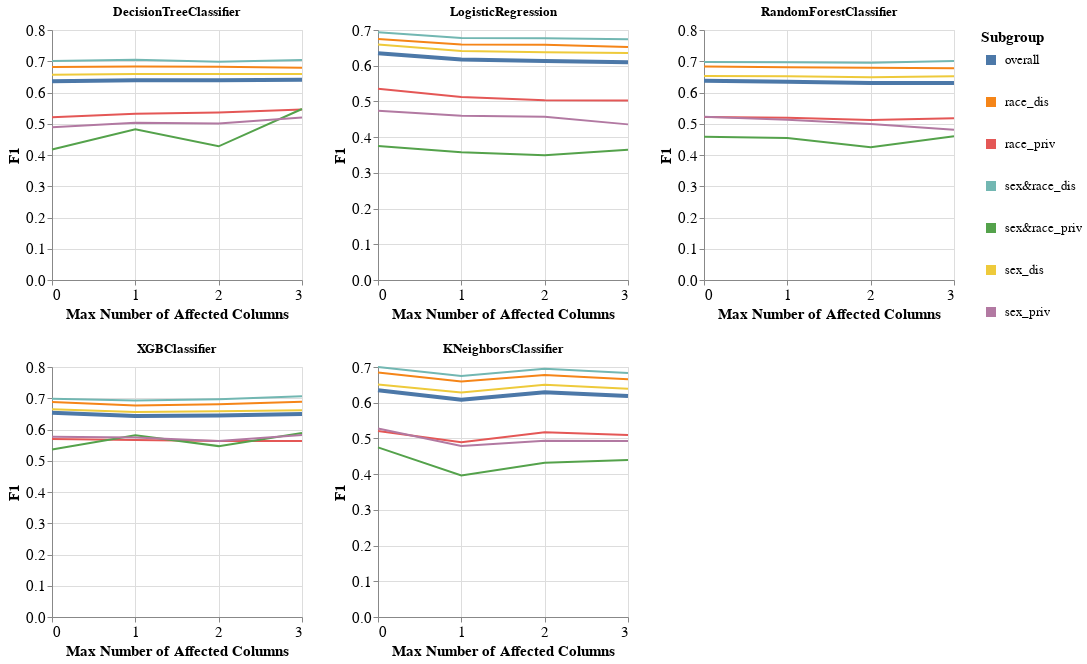

The notebook cell saved with this chart:
### Code cell
visualizer.create_subgroups_grid_pct_lines_per_model_plot(subgroup_metric='F1',
                                                          target_preprocessing_technique=PREPROCESSING_TECHNIQUES[0],
                                                          model_names=MODEL_NAMES,
                                                          mode='max_num_columns')

### Figure 1 — Vega-Lite specification as saved in the notebook (floating-point values rounded to 4 significant figures)
{"config": {"view": {"continuousWidth": 400, "continuousHeight": 300}, "axis": {"labelFontSize": 15, "titleFontSize": 15}, "legend": {"labelFontSize": 13, "symbolStrokeWidth": 10, "titleFontSize": 15}}, "vconcat": [{"hconcat": [{"mark": "line", "encoding": {"color": {"field": "Subgroup", "type": "nominal"}, "strokeWidth": {"condition": {"value": 4, "test": "datum.Subgroup == 'overall'"}, "value": 2}, "x": {"axis": {"tickMinStep": 1}, "field": "Percentage", "title": "Max Number of Affected Columns", "type": "quantitative"}, "y": {"field": "Metric_Value", "title": "F1", "type": "quantitative"}}, "height": 250, "title": "DecisionTreeClassifier", "width": 250}, {"data": {"name": "data-431117b4a1ca21284cf7bb039456cb0f"}, "mark": "line", "encoding": {"color": {"field": "Subgroup", "type": "nominal"}, "strokeWidth": {"condition": {"value": 4, "test": "datum.Subgroup == 'overall'"}, "value": 2}, "x": {"axis": {"tickMinStep": 1}, "field": "Percentage", "title": "Max Number of Affected Columns", "type": "quantitative"}, "y": {"field": "Metric_Value", "title": "F1", "type": "quantitative"}}, "height": 250, "title": "LogisticRegression", "width": 250}, {"data": {"name": "data-0c5f6f311485711b601f766335357ad8"}, "mark": "line", "encoding": {"color": {"field": "Subgroup", "type": "nominal"}, "strokeWidth": {"condition": {"value": 4, "test": "datum.Subgroup == 'overall'"}, "value": 2}, "x": {"axis": {"tickMinStep": 1}, "field": "Percentage", "title": "Max Number of Affected Columns", "type": "quantitative"}, "y": {"field": "Metric_Value", "title": "F1", "type": "quantitative"}}, "height": 250, "title": "RandomForestClassifier", "width": 250}]}, {"hconcat": [{"mark": "line", "encoding": {"color": {"field": "Subgroup", "type": "nominal"}, "strokeWidth": {"condition": {"value": 4, "test": "datum.Subgroup == 'overall'"}, "value": 2}, "x": {"axis": {"tickMinStep": 1}, "field": "Percentage", "title": "Max Number of Affected Columns", "type": "quantitative"}, "y": {"field": "Metric_Value", "title": "F1", "type": "quantitative"}}, "height": 250, "title": "XGBClassifier", "width": 250}, {"data": {"name": "data-d0641bbd0b0a11ca1c606caff24e0208"}, "mark": "line", "encoding": {"color": {"field": "Subgroup", "type": "nominal"}, "strokeWidth": {"condition": {"value": 4, "test": "datum.Subgroup == 'overall'"}, "value": 2}, "x": {"axis": {"tickMinStep": 1}, "field": "Percentage", "title": "Max Number of Affected Columns", "type": "quantitative"}, "y": {"field": "Metric_Value", "title": "F1", "type": "quantitative"}}, "height": 250, "title": "KNeighborsClassifier", "width": 250}], "data": {"name": "data-f7e2e073ed5cd5208aea42a5d7fbf140"}}], "data": {"name": "data-63ab37a152e977701d5d34c0735a9622"}, "$schema": "https://vega.github.io/schema/vega-lite/v4.17.0.json", "datasets": {"data-63ab37a152e977701d5d34c0735a9622": [{"Model_Name": "DecisionTreeClassifier", "Test_Set_Index": 0.0, "Metric": "F1", "Subgroup": "overall", "Num_Estimators": 200.0, "Metric_Value": 0.6362, "Percentage": 0.0}, {"Model_Name": "DecisionTreeClassifier", "Test_Set_Index": 0.0, "Metric": "F1", "Subgroup": "race_dis", "Num_Estimators": 200.0, "Metric_Value": 0.6819, "Percentage": 0.0}, {"Model_Name": "DecisionTreeClassifier", "Test_Set_Index": 0.0, "Metric": "F1", "Subgroup": "race_priv", "Num_Estimators": 200.0, "Metric_Value": 0.521, "Percentage": 0.0}, {"Model_Name": "DecisionTreeClassifier", "Test_Set_Index": 0.0, "Metric": "F1", "Subgroup": "sex&race_dis", "Num_Estimators": 200.0, "Metric_Value": 0.7006, "Percentage": 0.0}, {"Model_Name": "DecisionTreeClassifier", "Test_Set_Index": 0.0, "Metric": "F1", "Subgroup": "sex&race_priv", "Num_Estimators": 200.0, "Metric_Value": 0.4173, "Percentage": 0.0}, {"Model_Name": "DecisionTreeClassifier", "Test_Set_Index": 0.0, "Metric": "F1", "Subgroup": "sex_dis", "Num_Estimators": 200.0, "Metric_Value": 0.657, "Percentage": 0.0}, {"Model_Name": "DecisionTreeClassifier", "Test_Set_Index": 0.0, "Metric": "F1", "Subgroup": "sex_priv", "Num_Estimators": 200.0, "Metric_Value": 0.489, "Percentage": 0.0}, {"Model_Name": "DecisionTreeClassifier", "Test_Set_Index": 1.0, "Metric": "F1", "Subgroup": "overall", "Num_Estimators": 200.0, "Metric_Value": 0.639, "Percentage": 1.0}, {"Model_Name": "DecisionTreeClassifier", "Test_Set_Index": 1.0, "Metric": "F1", "Subgroup": "race_dis", "Num_Estimators": 200.0, "Metric_Value": 0.6832, "Percentage": 1.0}, {"Model_Name": "DecisionTreeClassifier", "Test_Set_Index": 1.0, "Metric": "F1", "Subgroup": "race_priv", "Num_Estimators": 200.0, "Metric_Value": 0.5323, "Percentage": 1.0}, {"Model_Name": "DecisionTreeClassifier", "Test_Set_Index": 1.0, "Metric": "F1", "Subgroup": "sex&race_dis", "Num_Estimators": 200.0, "Metric_Value": 0.7048, "Percentage": 1.0}, {"Model_Name": "DecisionTreeClassifier", "Test_Set_Index": 1.0, "Metric": "F1", "Subgroup": "sex&race_priv", "Num_Estimators": 200.0, "Metric_Value": 0.4821, "Percentage": 1.0}, {"Model_Name": "DecisionTreeClassifier", "Test_Set_Index": 1.0, "Metric": "F1", "Subgroup": "sex_dis", "Num_Estimators": 200.0, "Metric_Value": 0.6592, "Percentage": 1.0}, {"Model_Name": "DecisionTreeClassifier", "Test_Set_Index": 1.0, "Metric": "F1", "Subgroup": "sex_priv", "Num_Estimators": 200.0, "Metric_Value": 0.5032, "Percentage": 1.0}, {"Model_Name": "DecisionTreeClassifier", "Test_Set_Index": 2.0, "Metric": "F1", "Subgroup": "overall", "Num_Estimators": 200.0, "Metric_Value": 0.6394, "Percentage": 2.0}, {"Model_Name": "DecisionTreeClassifier", "Test_Set_Index": 2.0, "Metric": "F1", "Subgroup": "race_dis", "Num_Estimators": 200.0, "Metric_Value": 0.6824, "Percentage": 2.0}, {"Model_Name": "DecisionTreeClassifier", "Test_Set_Index": 2.0, "Metric": "F1", "Subgroup": "race_priv", "Num_Estimators": 200.0, "Metric_Value": 0.5359, "Percentage": 2.0}, {"Model_Name": "DecisionTreeClassifier", "Test_Set_Index": 2.0, "Metric": "F1", "Subgroup": "sex&race_dis", "Num_Estimators": 200.0, "Metric_Value": 0.6986, "Percentage": 2.0}, {"Model_Name": "DecisionTreeClassifier", "Test_Set_Index": 2.0, "Metric": "F1", "Subgroup": "sex&race_priv", "Num_Estimators": 200.0, "Metric_Value": 0.4277, "Percentage": 2.0}, {"Model_Name": "DecisionTreeClassifier", "Test_Set_Index": 2.0, "Metric": "F1", "Subgroup": "sex_dis", "Num_Estimators": 200.0, "Metric_Value": 0.6594, "Percentage": 2.0}, {"Model_Name": "DecisionTreeClassifier", "Test_Set_Index": 2.0, "Metric": "F1", "Subgroup": "sex_priv", "Num_Estimators": 200.0, "Metric_Value": 0.5011, "Percentage": 2.0}, {"Model_Name": "DecisionTreeClassifier", "Test_Set_Index": 3.0, "Metric": "F1", "Subgroup": "overall", "Num_Estimators": 200.0, "Metric_Value": 0.6405, "Percentage": 3.0}, {"Model_Name": "DecisionTreeClassifier", "Test_Set_Index": 3.0, "Metric": "F1", "Subgroup": "race_dis", "Num_Estimators": 200.0, "Metric_Value": 0.6793, "Percentage": 3.0}, {"Model_Name": "DecisionTreeClassifier", "Test_Set_Index": 3.0, "Metric": "F1", "Subgroup": "race_priv", "Num_Estimators": 200.0, "Metric_Value": 0.5454, "Percentage": 3.0}, {"Model_Name": "DecisionTreeClassifier", "Test_Set_Index": 3.0, "Metric": "F1", "Subgroup": "sex&race_dis", "Num_Estimators": 200.0, "Metric_Value": 0.704, "Percentage": 3.0}, {"Model_Name": "DecisionTreeClassifier", "Test_Set_Index": 3.0, "Metric": "F1", "Subgroup": "sex&race_priv", "Num_Estimators": 200.0, "Metric_Value": 0.5471, "Percentage": 3.0}, {"Model_Name": "DecisionTreeClassifier", "Test_Set_Index": 3.0, "Metric": "F1", "Subgroup": "sex_dis", "Num_Estimators": 200.0, "Metric_Value": 0.6591, "Percentage": 3.0}, {"Model_Name": "DecisionTreeClassifier", "Test_Set_Index": 3.0, "Metric": "F1", "Subgroup": "sex_priv", "Num_Estimators": 200.0, "Metric_Value": 0.5202, "Percentage": 3.0}], "data-431117b4a1ca21284cf7bb039456cb0f": [{"Model_Name": "LogisticRegression", "Test_Set_Index": 0.0, "Metric": "F1", "Subgroup": "overall", "Num_Estimators": 200.0, "Metric_Value": 0.635, "Percentage": 0.0}, {"Model_Name": "LogisticRegression", "Test_Set_Index": 0.0, "Metric": "F1", "Subgroup": "race_dis", "Num_Estimators": 200.0, "Metric_Value": 0.675, "Percentage": 0.0}, {"Model_Name": "LogisticRegression", "Test_Set_Index": 0.0, "Metric": "F1", "Subgroup": "race_priv", "Num_Estimators": 200.0, "Metric_Value": 0.5354, "Percentage": 0.0}, {"Model_Name": "LogisticRegression", "Test_Set_Index": 0.0, "Metric": "F1", "Subgroup": "sex&race_dis", "Num_Estimators": 200.0, "Metric_Value": 0.6936, "Percentage": 0.0}, {"Model_Name": "LogisticRegression", "Test_Set_Index": 0.0, "Metric": "F1", "Subgroup": "sex&race_priv", "Num_Estimators": 200.0, "Metric_Value": 0.3752, "Percentage": 0.0}, {"Model_Name": "LogisticRegression", "Test_Set_Index": 0.0, "Metric": "F1", "Subgroup": "sex_dis", "Num_Estimators": 200.0, "Metric_Value": 0.6593, "Percentage": 0.0}, {"Model_Name": "LogisticRegression", "Test_Set_Index": 0.0, "Metric": "F1", "Subgroup": "sex_priv", "Num_Estimators": 200.0, "Metric_Value": 0.4738, "Percentage": 0.0}, {"Model_Name": "LogisticRegression", "Test_Set_Index": 1.0, "Metric": "F1", "Subgroup": "overall", "Num_Estimators": 200.0, "Metric_Value": 0.6177, "Percentage": 1.0}, {"Model_Name": "LogisticRegression", "Test_Set_Index": 1.0, "Metric": "F1", "Subgroup": "race_dis", "Num_Estimators": 200.0, "Metric_Value": 0.6597, "Percentage": 1.0}, {"Model_Name": "LogisticRegression", "Test_Set_Index": 1.0, "Metric": "F1", "Subgroup": "race_priv", "Num_Estimators": 200.0, "Metric_Value": 0.5126, "Percentage": 1.0}, {"Model_Name": "LogisticRegression", "Test_Set_Index": 1.0, "Metric": "F1", "Subgroup": "sex&race_dis", "Num_Estimators": 200.0, "Metric_Value": 0.6773, "Percentage": 1.0}, {"Model_Name": "LogisticRegression", "Test_Set_Index": 1.0, "Metric": "F1", "Subgroup": "sex&race_priv", "Num_Estimators": 200.0, "Metric_Value": 0.3579, "Percentage": 1.0}, {"Model_Name": "LogisticRegression", "Test_Set_Index": 1.0, "Metric": "F1", "Subgroup": "sex_dis", "Num_Estimators": 200.0, "Metric_Value": 0.6415, "Percentage": 1.0}, {"Model_Name": "LogisticRegression", "Test_Set_Index": 1.0, "Metric": "F1", "Subgroup": "sex_priv", "Num_Estimators": 200.0, "Metric_Value": 0.46, "Percentage": 1.0}, {"Model_Name": "LogisticRegression", "Test_Set_Index": 2.0, "Metric": "F1", "Subgroup": "overall", "Num_Estimators": 200.0, "Metric_Value": 0.6135, "Percentage": 2.0}, {"Model_Name": "LogisticRegression", "Test_Set_Index": 2.0, "Metric": "F1", "Subgroup": "race_dis", "Num_Estimators": 200.0, "Metric_Value": 0.6584, "Percentage": 2.0}, {"Model_Name": "LogisticRegression", "Test_Set_Index": 2.0, "Metric": "F1", "Subgroup": "race_priv", "Num_Estimators": 200.0, "Metric_Value": 0.5033, "Percentage": 2.0}, {"Model_Name": "LogisticRegression", "Test_Set_Index": 2.0, "Metric": "F1", "Subgroup": "sex&race_dis", "Num_Estimators": 200.0, "Metric_Value": 0.6766, "Percentage": 2.0}, {"Model_Name": "LogisticRegression", "Test_Set_Index": 2.0, "Metric": "F1", "Subgroup": "sex&race_priv", "Num_Estimators": 200.0, "Metric_Value": 0.3491, "Percentage": 2.0}, {"Model_Name": "LogisticRegression", "Test_Set_Index": 2.0, "Metric": "F1", "Subgroup": "sex_dis", "Num_Estimators": 200.0, "Metric_Value": 0.6377, "Percentage": 2.0}, {"Model_Name": "LogisticRegression", "Test_Set_Index": 2.0, "Metric": "F1", "Subgroup": "sex_priv", "Num_Estimators": 200.0, "Metric_Value": 0.4572, "Percentage": 2.0}, {"Model_Name": "LogisticRegression", "Test_Set_Index": 3.0, "Metric": "F1", "Subgroup": "overall", "Num_Estimators": 200.0, "Metric_Value": 0.6095, "Percentage": 3.0}, {"Model_Name": "LogisticRegression", "Test_Set_Index": 3.0, "Metric": "F1", "Subgroup": "race_dis", "Num_Estimators": 200.0, "Metric_Value": 0.6521, "Percentage": 3.0}, {"Model_Name": "LogisticRegression", "Test_Set_Index": 3.0, "Metric": "F1", "Subgroup": "race_priv", "Num_Estimators": 200.0, "Metric_Value": 0.5026, "Percentage": 3.0}, {"Model_Name": "LogisticRegression", "Test_Set_Index": 3.0, "Metric": "F1", "Subgroup": "sex&race_dis", "Num_Estimators": 200.0, "Metric_Value": 0.6743, "Percentage": 3.0}, {"Model_Name": "LogisticRegression", "Test_Set_Index": 3.0, "Metric": "F1", "Subgroup": "sex&race_priv", "Num_Estimators": 200.0, "Metric_Value": 0.3644, "Percentage": 3.0}, {"Model_Name": "LogisticRegression", "Test_Set_Index": 3.0, "Metric": "F1", "Subgroup": "sex_dis", "Num_Estimators": 200.0, "Metric_Value": 0.6356, "Percentage": 3.0}, {"Model_Name": "LogisticRegression", "Test_Set_Index": 3.0, "Metric": "F1", "Subgroup": "sex_priv", "Num_Estimators": 200.0, "Metric_Value": 0.4358, "Percentage": 3.0}], "data-0c5f6f311485711b601f766335357ad8": [{"Model_Name": "RandomForestClassifier", "Test_Set_Index": 0.0, "Metric": "F1", "Subgroup": "overall", "Num_Estimators": 200.0, "Metric_Value": 0.6375, "Percentage": 0.0}, {"Model_Name": "RandomForestClassifier", "Test_Set_Index": 0.0, "Metric": "F1", "Subgroup": "race_dis", "Num_Estimators": 200.0, "Metric_Value": 0.6834, "Percentage": 0.0}, {"Model_Name": "RandomForestClassifier", "Test_Set_Index": 0.0, "Metric": "F1", "Subgroup": "race_priv", "Num_Estimators": 200.0, "Metric_Value": 0.5217, "Percentage": 0.0}, {"Model_Name": "RandomForestClassifier", "Test_Set_Index": 0.0, "Metric": "F1", "Subgroup": "sex&race_dis", "Num_Estimators": 200.0, "Metric_Value": 0.6973, "Percentage": 0.0}, {"Model_Name": "RandomForestClassifier", "Test_Set_Index": 0.0, "Metric": "F1", "Subgroup": "sex&race_priv", "Num_Estimators": 200.0, "Metric_Value": 0.458, "Percentage": 0.0}, {"Model_Name": "RandomForestClassifier", "Test_Set_Index": 0.0, "Metric": "F1", "Subgroup": "sex_dis", "Num_Estimators": 200.0, "Metric_Value": 0.6532, "Percentage": 0.0}, {"Model_Name": "RandomForestClassifier", "Test_Set_Index": 0.0, "Metric": "F1", "Subgroup": "sex_priv", "Num_Estimators": 200.0, "Metric_Value": 0.5228, "Percentage": 0.0}, {"Model_Name": "RandomForestClassifier", "Test_Set_Index": 1.0, "Metric": "F1", "Subgroup": "overall", "Num_Estimators": 200.0, "Metric_Value": 0.6344, "Percentage": 1.0}, {"Model_Name": "RandomForestClassifier", "Test_Set_Index": 1.0, "Metric": "F1", "Subgroup": "race_dis", "Num_Estimators": 200.0, "Metric_Value": 0.6808, "Percentage": 1.0}, {"Model_Name": "RandomForestClassifier", "Test_Set_Index": 1.0, "Metric": "F1", "Subgroup": "race_priv", "Num_Estimators": 200.0, "Metric_Value": 0.5192, "Percentage": 1.0}, {"Model_Name": "RandomForestClassifier", "Test_Set_Index": 1.0, "Metric": "F1", "Subgroup": "sex&race_dis", "Num_Estimators": 200.0, "Metric_Value": 0.697, "Percentage": 1.0}, {"Model_Name": "RandomForestClassifier", "Test_Set_Index": 1.0, "Metric": "F1", "Subgroup": "sex&race_priv", "Num_Estimators": 200.0, "Metric_Value": 0.4547, "Percentage": 1.0}, {"Model_Name": "RandomForestClassifier", "Test_Set_Index": 1.0, "Metric": "F1", "Subgroup": "sex_dis", "Num_Estimators": 200.0, "Metric_Value": 0.6517, "Percentage": 1.0}, {"Model_Name": "RandomForestClassifier", "Test_Set_Index": 1.0, "Metric": "F1", "Subgroup": "sex_priv", "Num_Estimators": 200.0, "Metric_Value": 0.5132, "Percentage": 1.0}, {"Model_Name": "RandomForestClassifier", "Test_Set_Index": 2.0, "Metric": "F1", "Subgroup": "overall", "Num_Estimators": 200.0, "Metric_Value": 0.6302, "Percentage": 2.0}, {"Model_Name": "RandomForestClassifier", "Test_Set_Index": 2.0, "Metric": "F1", "Subgroup": "race_dis", "Num_Estimators": 200.0, "Metric_Value": 0.6794, "Percentage": 2.0}, {"Model_Name": "RandomForestClassifier", "Test_Set_Index": 2.0, "Metric": "F1", "Subgroup": "race_priv", "Num_Estimators": 200.0, "Metric_Value": 0.5124, "Percentage": 2.0}, {"Model_Name": "RandomForestClassifier", "Test_Set_Index": 2.0, "Metric": "F1", "Subgroup": "sex&race_dis", "Num_Estimators": 200.0, "Metric_Value": 0.6949, "Percentage": 2.0}, {"Model_Name": "RandomForestClassifier", "Test_Set_Index": 2.0, "Metric": "F1", "Subgroup": "sex&race_priv", "Num_Estimators": 200.0, "Metric_Value": 0.425, "Percentage": 2.0}, {"Model_Name": "RandomForestClassifier", "Test_Set_Index": 2.0, "Metric": "F1", "Subgroup": "sex_dis", "Num_Estimators": 200.0, "Metric_Value": 0.6487, "Percentage": 2.0}, {"Model_Name": "RandomForestClassifier", "Test_Set_Index": 2.0, "Metric": "F1", "Subgroup": "sex_priv", "Num_Estimators": 200.0, "Metric_Value": 0.4988, "Percentage": 2.0}, {"Model_Name": "RandomForestClassifier", "Test_Set_Index": 3.0, "Metric": "F1", "Subgroup": "overall", "Num_Estimators": 200.0, "Metric_Value": 0.63, "Percentage": 3.0}, {"Model_Name": "RandomForestClassifier", "Test_Set_Index": 3.0, "Metric": "F1", "Subgroup": "race_dis", "Num_Estimators": 200.0, "Metric_Value": 0.6774, "Percentage": 3.0}, {"Model_Name": "RandomForestClassifier", "Test_Set_Index": 3.0, "Metric": "F1", "Subgroup": "race_priv", "Num_Estimators": 200.0, "Metric_Value": 0.5176, "Percentage": 3.0}, {"Model_Name": "RandomForestClassifier", "Test_Set_Index": 3.0, "Metric": "F1", "Subgroup": "sex&race_dis", "Num_Estimators": 200.0, "Metric_Value": 0.7006, "Percentage": 3.0}, {"Model_Name": "RandomForestClassifier", "Test_Set_Index": 3.0, "Metric": "F1", "Subgroup": "sex&race_priv", "Num_Estimators": 200.0, "Metric_Value": 0.46, "Percentage": 3.0}, {"Model_Name": "RandomForestClassifier", "Test_Set_Index": 3.0, "Metric": "F1", "Subgroup": "sex_dis", "Num_Estimators": 200.0, "Metric_Value": 0.6517, "Percentage": 3.0}, {"Model_Name": "RandomForestClassifier", "Test_Set_Index": 3.0, "Metric": "F1", "Subgroup": "sex_priv", "Num_Estimators": 200.0, "Metric_Value": 0.4808, "Percentage": 3.0}], "data-f7e2e073ed5cd5208aea42a5d7fbf140": [{"Model_Name": "XGBClassifier", "Test_Set_Index": 0.0, "Metric": "F1", "Subgroup": "overall", "Num_Estimators": 200.0, "Metric_Value": 0.6535, "Percentage": 0.0}, {"Model_Name": "XGBClassifier", "Test_Set_Index": 0.0, "Metric": "F1", "Subgroup": "race_dis", "Num_Estimators": 200.0, "Metric_Value": 0.6881, "Percentage": 0.0}, {"Model_Name": "XGBClassifier", "Test_Set_Index": 0.0, "Metric": "F1", "Subgroup": "race_priv", "Num_Estimators": 200.0, "Metric_Value": 0.5695, "Percentage": 0.0}, {"Model_Name": "XGBClassifier", "Test_Set_Index": 0.0, "Metric": "F1", "Subgroup": "sex&race_dis", "Num_Estimators": 200.0, "Metric_Value": 0.6988, "Percentage": 0.0}, {"Model_Name": "XGBClassifier", "Test_Set_Index": 0.0, "Metric": "F1", "Subgroup": "sex&race_priv", "Num_Estimators": 200.0, "Metric_Value": 0.5364, "Percentage": 0.0}, {"Model_Name": "XGBClassifier", "Test_Set_Index": 0.0, "Metric": "F1", "Subgroup": "sex_dis", "Num_Estimators": 200.0, "Metric_Value": 0.665, "Percentage": 0.0}, {"Model_Name": "XGBClassifier", "Test_Set_Index": 0.0, "Metric": "F1", "Subgroup": "sex_priv", "Num_Estimators": 200.0, "Metric_Value": 0.5771, "Percentage": 0.0}, {"Model_Name": "XGBClassifier", "Test_Set_Index": 1.0, "Metric": "F1", "Subgroup": "overall", "Num_Estimators": 200.0, "Metric_Value": 0.6436, "Percentage": 1.0}, {"Model_Name": "XGBClassifier", "Test_Set_Index": 1.0, "Metric": "F1", "Subgroup": "race_dis", "Num_Estimators": 200.0, "Metric_Value": 0.677, "Percentage": 1.0}, {"Model_Name": "XGBClassifier", "Test_Set_Index": 1.0, "Metric": "F1", "Subgroup": "race_priv", "Num_Estimators": 200.0, "Metric_Value": 0.5664, "Percentage": 1.0}, {"Model_Name": "XGBClassifier", "Test_Set_Index": 1.0, "Metric": "F1", "Subgroup": "sex&race_dis", "Num_Estimators": 200.0, "Metric_Value": 0.693, "Percentage": 1.0}, {"Model_Name": "XGBClassifier", "Test_Set_Index": 1.0, "Metric": "F1", "Subgroup": "sex&race_priv", "Num_Estimators": 200.0, "Metric_Value": 0.5812, "Percentage": 1.0}, {"Model_Name": "XGBClassifier", "Test_Set_Index": 1.0, "Metric": "F1", "Subgroup": "sex_dis", "Num_Estimators": 200.0, "Metric_Value": 0.6556, "Percentage": 1.0}, {"Model_Name": "XGBClassifier", "Test_Set_Index": 1.0, "Metric": "F1", "Subgroup": "sex_priv", "Num_Estimators": 200.0, "Metric_Value": 0.5748, "Percentage": 1.0}, {"Model_Name": "XGBClassifier", "Test_Set_Index": 2.0, "Metric": "F1", "Subgroup": "overall", "Num_Estimators": 200.0, "Metric_Value": 0.6445, "Percentage": 2.0}, {"Model_Name": "XGBClassifier", "Test_Set_Index": 2.0, "Metric": "F1", "Subgroup": "race_dis", "Num_Estimators": 200.0, "Metric_Value": 0.6812, "Percentage": 2.0}, {"Model_Name": "XGBClassifier", "Test_Set_Index": 2.0, "Metric": "F1", "Subgroup": "race_priv", "Num_Estimators": 200.0, "Metric_Value": 0.5633, "Percentage": 2.0}, {"Model_Name": "XGBClassifier", "Test_Set_Index": 2.0, "Metric": "F1", "Subgroup": "sex&race_dis", "Num_Estimators": 200.0, "Metric_Value": 0.6967, "Percentage": 2.0}, {"Model_Name": "XGBClassifier", "Test_Set_Index": 2.0, "Metric": "F1", "Subgroup": "sex&race_priv", "Num_Estimators": 200.0, "Metric_Value": 0.5468, "Percentage": 2.0}, {"Model_Name": "XGBClassifier", "Test_Set_Index": 2.0, "Metric": "F1", "Subgroup": "sex_dis", "Num_Estimators": 200.0, "Metric_Value": 0.6582, "Percentage": 2.0}, {"Model_Name": "XGBClassifier", "Test_Set_Index": 2.0, "Metric": "F1", "Subgroup": "sex_priv", "Num_Estimators": 200.0, "Metric_Value": 0.5631, "Percentage": 2.0}, {"Model_Name": "XGBClassifier", "Test_Set_Index": 3.0, "Metric": "F1", "Subgroup": "overall", "Num_Estimators": 200.0, "Metric_Value": 0.6494, "Percentage": 3.0}, {"Model_Name": "XGBClassifier", "Test_Set_Index": 3.0, "Metric": "F1", "Subgroup": "race_dis", "Num_Estimators": 200.0, "Metric_Value": 0.6886, "Percentage": 3.0}, {"Model_Name": "XGBClassifier", "Test_Set_Index": 3.0, "Metric": "F1", "Subgroup": "race_priv", "Num_Estimators": 200.0, "Metric_Value": 0.563, "Percentage": 3.0}, {"Model_Name": "XGBClassifier", "Test_Set_Index": 3.0, "Metric": "F1", "Subgroup": "sex&race_dis", "Num_Estimators": 200.0, "Metric_Value": 0.7062, "Percentage": 3.0}, {"Model_Name": "XGBClassifier", "Test_Set_Index": 3.0, "Metric": "F1", "Subgroup": "sex&race_priv", "Num_Estimators": 200.0, "Metric_Value": 0.5891, "Percentage": 3.0}, {"Model_Name": "XGBClassifier", "Test_Set_Index": 3.0, "Metric": "F1", "Subgroup": "sex_dis", "Num_Estimators": 200.0, "Metric_Value": 0.6616, "Percentage": 3.0}, {"Model_Name": "XGBClassifier", "Test_Set_Index": 3.0, "Metric": "F1", "Subgroup": "sex_priv", "Num_Estimators": 200.0, "Metric_Value": 0.5821, "Percentage": 3.0}], "data-d0641bbd0b0a11ca1c606caff24e0208": [{"Model_Name": "KNeighborsClassifier", "Test_Set_Index": 0.0, "Metric": "F1", "Subgroup": "overall", "Num_Estimators": 200.0, "Metric_Value": 0.6346, "Percentage": 0.0}, {"Model_Name": "KNeighborsClassifier", "Test_Set_Index": 0.0, "Metric": "F1", "Subgroup": "race_dis", "Num_Estimators": 200.0, "Metric_Value": 0.6849, "Percentage": 0.0}, {"Model_Name": "KNeighborsClassifier", "Test_Set_Index": 0.0, "Metric": "F1", "Subgroup": "race_priv", "Num_Estimators": 200.0, "Metric_Value": 0.5205, "Percentage": 0.0}, {"Model_Name": "KNeighborsClassifier", "Test_Set_Index": 0.0, "Metric": "F1", "Subgroup": "sex&race_dis", "Num_Estimators": 200.0, "Metric_Value": 0.6998, "Percentage": 0.0}, {"Model_Name": "KNeighborsClassifier", "Test_Set_Index": 0.0, "Metric": "F1", "Subgroup": "sex&race_priv", "Num_Estimators": 200.0, "Metric_Value": 0.4749, "Percentage": 0.0}, {"Model_Name": "KNeighborsClassifier", "Test_Set_Index": 0.0, "Metric": "F1", "Subgroup": "sex_dis", "Num_Estimators": 200.0, "Metric_Value": 0.651, "Percentage": 0.0}, {"Model_Name": "KNeighborsClassifier", "Test_Set_Index": 0.0, "Metric": "F1", "Subgroup": "sex_priv", "Num_Estimators": 200.0, "Metric_Value": 0.5277, "Percentage": 0.0}, {"Model_Name": "KNeighborsClassifier", "Test_Set_Index": 1.0, "Metric": "F1", "Subgroup": "overall", "Num_Estimators": 200.0, "Metric_Value": 0.6081, "Percentage": 1.0}, {"Model_Name": "KNeighborsClassifier", "Test_Set_Index": 1.0, "Metric": "F1", "Subgroup": "race_dis", "Num_Estimators": 200.0, "Metric_Value": 0.6593, "Percentage": 1.0}, {"Model_Name": "KNeighborsClassifier", "Test_Set_Index": 1.0, "Metric": "F1", "Subgroup": "race_priv", "Num_Estimators": 200.0, "Metric_Value": 0.489, "Percentage": 1.0}, {"Model_Name": "KNeighborsClassifier", "Test_Set_Index": 1.0, "Metric": "F1", "Subgroup": "sex&race_dis", "Num_Estimators": 200.0, "Metric_Value": 0.6751, "Percentage": 1.0}, {"Model_Name": "KNeighborsClassifier", "Test_Set_Index": 1.0, "Metric": "F1", "Subgroup": "sex&race_priv", "Num_Estimators": 200.0, "Metric_Value": 0.3965, "Percentage": 1.0}, {"Model_Name": "KNeighborsClassifier", "Test_Set_Index": 1.0, "Metric": "F1", "Subgroup": "sex_dis", "Num_Estimators": 200.0, "Metric_Value": 0.6286, "Percentage": 1.0}, {"Model_Name": "KNeighborsClassifier", "Test_Set_Index": 1.0, "Metric": "F1", "Subgroup": "sex_priv", "Num_Estimators": 200.0, "Metric_Value": 0.4786, "Percentage": 1.0}, {"Model_Name": "KNeighborsClassifier", "Test_Set_Index": 2.0, "Metric": "F1", "Subgroup": "overall", "Num_Estimators": 200.0, "Metric_Value": 0.6294, "Percentage": 2.0}, {"Model_Name": "KNeighborsClassifier", "Test_Set_Index": 2.0, "Metric": "F1", "Subgroup": "race_dis", "Num_Estimators": 200.0, "Metric_Value": 0.6778, "Percentage": 2.0}, {"Model_Name": "KNeighborsClassifier", "Test_Set_Index": 2.0, "Metric": "F1", "Subgroup": "race_priv", "Num_Estimators": 200.0, "Metric_Value": 0.5175, "Percentage": 2.0}, {"Model_Name": "KNeighborsClassifier", "Test_Set_Index": 2.0, "Metric": "F1", "Subgroup": "sex&race_dis", "Num_Estimators": 200.0, "Metric_Value": 0.6949, "Percentage": 2.0}, {"Model_Name": "KNeighborsClassifier", "Test_Set_Index": 2.0, "Metric": "F1", "Subgroup": "sex&race_priv", "Num_Estimators": 200.0, "Metric_Value": 0.4321, "Percentage": 2.0}, {"Model_Name": "KNeighborsClassifier", "Test_Set_Index": 2.0, "Metric": "F1", "Subgroup": "sex_dis", "Num_Estimators": 200.0, "Metric_Value": 0.6505, "Percentage": 2.0}, {"Model_Name": "KNeighborsClassifier", "Test_Set_Index": 2.0, "Metric": "F1", "Subgroup": "sex_priv", "Num_Estimators": 200.0, "Metric_Value": 0.4936, "Percentage": 2.0}, {"Model_Name": "KNeighborsClassifier", "Test_Set_Index": 3.0, "Metric": "F1", "Subgroup": "overall", "Num_Estimators": 200.0, "Metric_Value": 0.6185, "Percentage": 3.0}, {"Model_Name": "KNeighborsClassifier", "Test_Set_Index": 3.0, "Metric": "F1", "Subgroup": "race_dis", "Num_Estimators": 200.0, "Metric_Value": 0.6656, "Percentage": 3.0}, {"Model_Name": "KNeighborsClassifier", "Test_Set_Index": 3.0, "Metric": "F1", "Subgroup": "race_priv", "Num_Estimators": 200.0, "Metric_Value": 0.5099, "Percentage": 3.0}, {"Model_Name": "KNeighborsClassifier", "Test_Set_Index": 3.0, "Metric": "F1", "Subgroup": "sex&race_dis", "Num_Estimators": 200.0, "Metric_Value": 0.6829, "Percentage": 3.0}, {"Model_Name": "KNeighborsClassifier", "Test_Set_Index": 3.0, "Metric": "F1", "Subgroup": "sex&race_priv", "Num_Estimators": 200.0, "Metric_Value": 0.4398, "Percentage": 3.0}, {"Model_Name": "KNeighborsClassifier", "Test_Set_Index": 3.0, "Metric": "F1", "Subgroup": "sex_dis", "Num_Estimators": 200.0, "Metric_Value": 0.6388, "Percentage": 3.0}, {"Model_Name": "KNeighborsClassifier", "Test_Set_Index": 3.0, "Metric": "F1", "Subgroup": "sex_priv", "Num_Estimators": 200.0, "Metric_Value": 0.4931, "Percentage": 3.0}]}}
